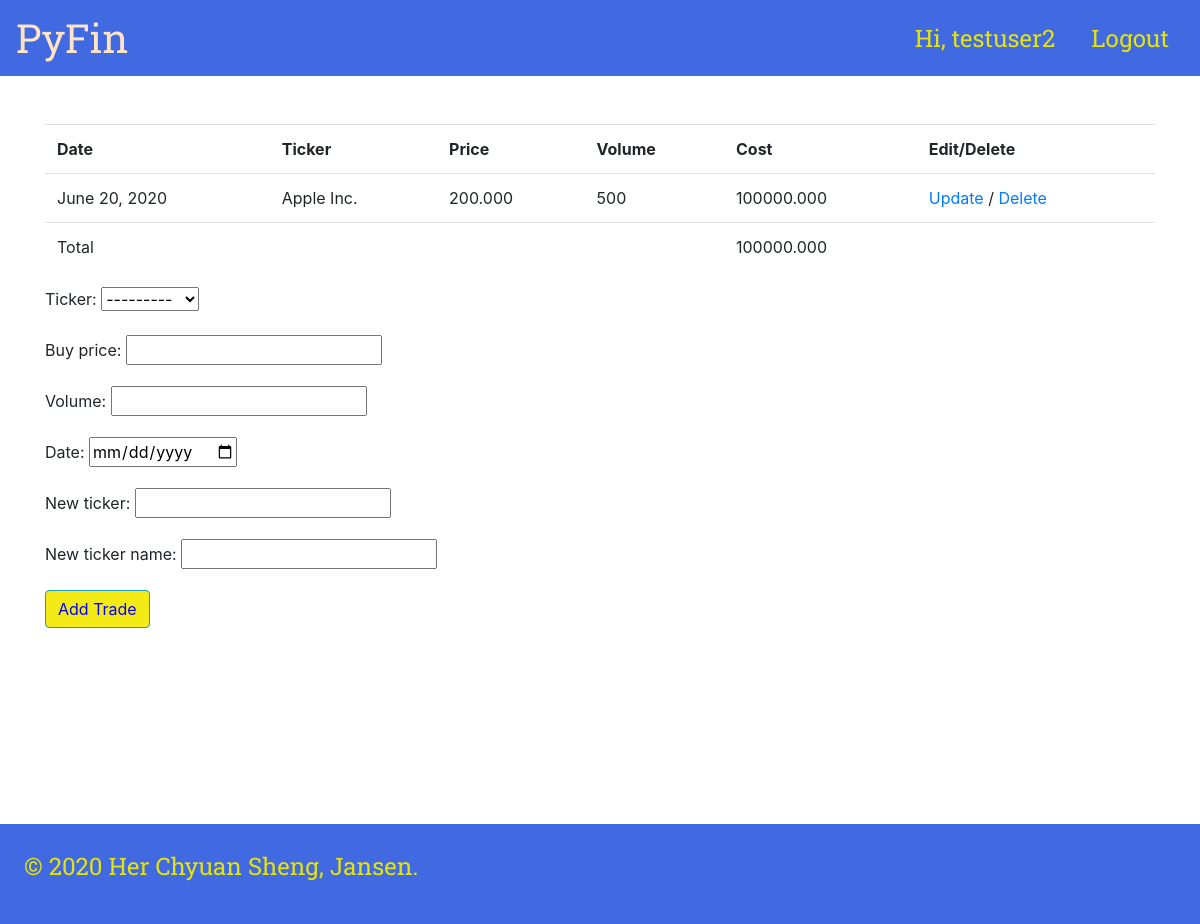
The app's page /portfolio/ (signed in) with its own data.
### portfolio/models.py (models this page shows, shortened)
class Trade(models.Model):
    buy_price = models.DecimalField(max_digits = 10, decimal_places=3)
    volume = models.PositiveIntegerField()
    ticker = models.ForeignKey('Ticker', on_delete = models.CASCADE)
    user = models.ForeignKey(User, on_delete = models.CASCADE,)
    date = models.DateField()
    @property
    def cost(self):
        return self.buy_price*self.volume

class Ticker(models.Model):
    ticker = models.CharField(max_length = 100)
    name = models.CharField(max_length = 200)
    def __str__(self):
        return self.name

### portfolio/views.py (the view, shortened to what this page needs)
# urls.py: path('', views.portfolio_view.as_view(), name = 'portfolio'),
class portfolio_view(LoginRequiredMixin,ListView):
    template_name = 'portfolio/portfolio.html'
    def get_queryset(self):
        if self.request.user.is_authenticated:
            user = self.request.user
            trades = Trade.objects.filter(user = user)
            return trades
        else: return Trade.objects.all()
    def get_context_data(self, **kwargs):
        context = super().get_context_data(**kwargs)
        context['form'] = add_trade()
        context['total'] = sum(lt.cost for lt in context['trade_list'])
        return context

### forms.py (shortened to what this page needs)
class add_trade(forms.ModelForm):
    class Meta:
        model = Trade
        fields = ['ticker','buy_price', 'volume','date']
        widgets = {
            'date': DateInput
        }
    new_ticker = forms.CharField(max_length=30, required = False)
    new_ticker_name = forms.CharField(max_length=30, required = False)
    def __init__(self,*args, **kwargs):
        super(add_trade, self).__init__(*args, **kwargs)
        self.fields['ticker'].required = False

### portfolio/templates/portfolio/portfolio.html (shortened to what this page needs)
{% extends 'FX/base.html' %}
{% block content %}
<table class="table table-hover">
    <tr>
        <th>Date</th>
        <th>Ticker</th>
        <th>Price</th>
        <th>Volume</th>
        <th>Cost</th>
        <th>Edit/Delete</th>
    </tr>
    {%for trade in trade_list %}
        <tr>
            <td> {{trade.date}}</td>
            <td> {{trade.ticker}}</td>
            <td> {{trade.buy_price}}</td>
            <td> {{trade.volume}} </td>
            <td> {{trade.cost}}</td>
            <td>
                <a href="{% url 'portfolio:update_trade' trade.id%}">Update </a>/
                <a href="{% url 'portfolio:delete_trade' trade.id%}">Delete </a>
            </td>
        </tr>
    {% endfor %}
    <tr>
        <td>Total</td>
        <td></td>
        <td></td>
        <td></td>
        <td>{{total}}</td>
        <td></td>
    </tr>
</table>
<form method = "POST">
    {{ form.as_p }}
    <button style="background-color:#F4EB16; color:blue" class="btn btn-outline-info" type="submit">Add Trade</button>
</form>
{% endblock %}

### FX/templates/FX/base.html (shortened to what this page needs)
<!doctype html>
<html lang="en">
  <head>
    <link rel="stylesheet" href="https://stackpath.bootstrapcdn.com/bootstrap/4.3.1/css/bootstrap.min.css">
    <link href="https://myCDN.com/prism@v1.x/themes/prism.css" rel="stylesheet" />
    {% load static %}
    <link rel="stylesheet" type="text/css" href="{% static 'FX/style.css' %}">
  </head>
  <body>
    <nav class = "navbar nav-blue">
    	<a class = "nav-brand" href = "{% url 'homepage' %}"> PyFin </a>
    	<div class = "right-buttons">
        {% if user.is_authenticated %}
          <span class = "nav-button"> Hi, {{ user.username }} </span>
          <a class = "nav-button" href = "/logout/"> Logout </a>
        {% endif %}
      </div>
    </nav>
    <br><br>
    <div class = "page-container">
      <div class = "page-content container">
        {% block content %}
        {% endblock %}
      </div>
      <div class = 'footer'><p class="footer-content">&copy 2020 Her Chyuan Sheng, Jansen.</p></div>
    </div>
  </body>
</html>

### FX/static/FX/style.css (style rules this page uses)
.nav-blue { background-color: #4169E1; }
.nav-brand { font-family: 'Roboto Slab', serif; color: #FFE4C4; font-size: 250%; }
a:link { text-decoration: none; }
.nav-button { color: #e3e30e; font-size:150%; font-family: 'Roboto Slab', serif; padding:20px 15px; }
.right-buttons { float:right; }
.footer { background-color: #4169E1; width: 100%; padding:2%; }
.footer-content { color: #e3e30e; font-size:150%; font-family: 'Roboto Slab', serif; }
.page-container { display: flex; flex-direction: column; min-height: 100vh; }
.page-content { flex:1; }

### records on screen
Trade: date "June 20, 2020", ticker "Apple Inc.", buy_price "200.000", volume "500", cost "100000.000"

### other values on screen
{{ user.username }} "testuser2"
{{ total }} "100000.000"
